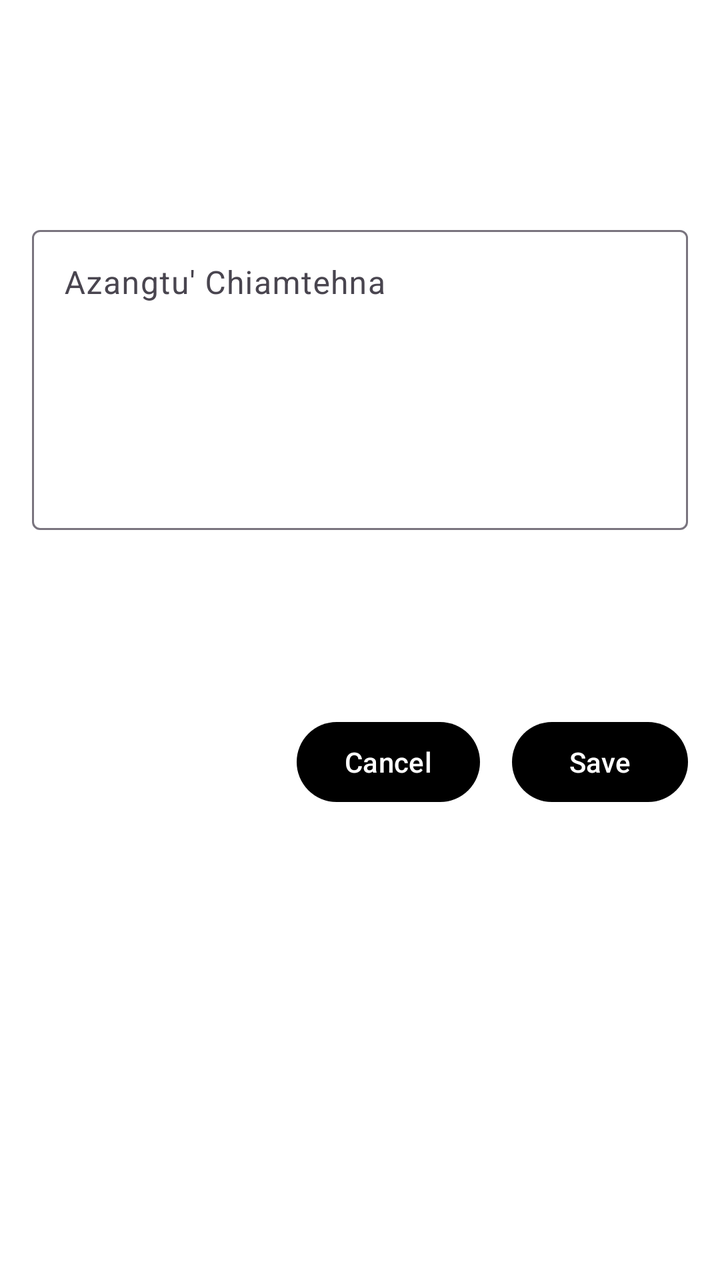
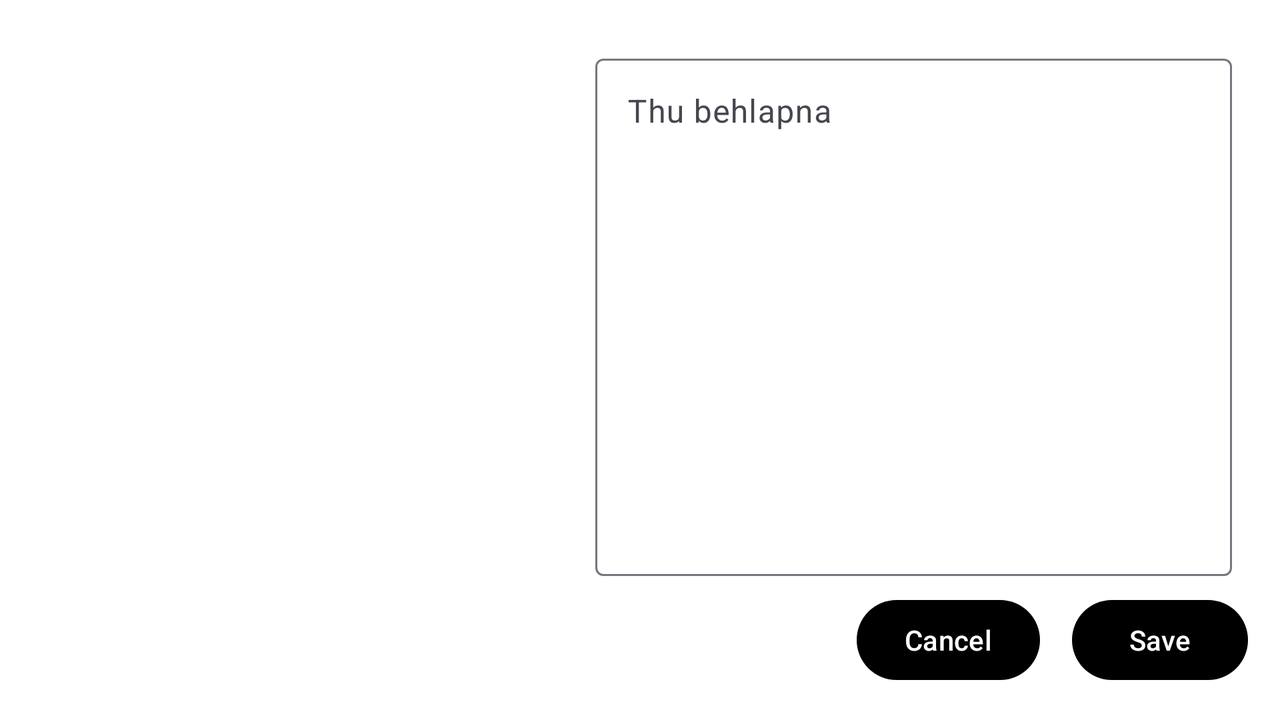

An Android layout and its configuration variant, each rendered on a device that would load it. The default file and the variant file are quoted in full after the pictures.
<!-- AndroidManifest.xml: application theme Theme.Laisiangthou -->
<!-- res/layout/activity_note_editor.xml -->
<?xml version="1.0" encoding="utf-8"?>
<androidx.core.widget.NestedScrollView
    xmlns:android="http://schemas.android.com/apk/res/android"
    xmlns:app="http://schemas.android.com/apk/res-auto"
    android:layout_width="match_parent"
    android:layout_height="match_parent"
    android:background="@color/bw"
    android:padding="16dp">

    <androidx.constraintlayout.widget.ConstraintLayout
        android:layout_width="match_parent"
        android:layout_height="wrap_content">

        
        <TextView
            android:id="@+id/textVersePreview"
            android:layout_width="0dp"
            android:layout_height="wrap_content"
            android:textStyle="bold"
            android:textSize="16sp"
            android:padding="16dp"
            android:layout_marginTop="24dp"
            app:layout_constraintTop_toTopOf="parent"
            app:layout_constraintStart_toStartOf="parent"
            app:layout_constraintEnd_toEndOf="parent"/>

        
        <com.google.android.material.textfield.TextInputLayout
            android:id="@+id/inputLayout"
            android:layout_width="0dp"
            android:layout_height="wrap_content"
            android:hint="Azangtu' Chiamtehna"
            app:boxBackgroundMode="outline"
            android:layout_marginTop="16dp"
            app:layout_constraintTop_toBottomOf="@id/textVersePreview"
            app:layout_constraintStart_toStartOf="parent"
            app:layout_constraintEnd_toEndOf="parent">

            <com.google.android.material.textfield.TextInputEditText
                android:id="@+id/editNote"
                android:layout_width="match_parent"
                android:layout_height="wrap_content"
                android:gravity="top"
                android:inputType="textMultiLine"
                android:minHeight="150dp"
                android:scrollbars="vertical"
                android:overScrollMode="always"/>

        </com.google.android.material.textfield.TextInputLayout>

        <androidx.recyclerview.widget.RecyclerView
            android:id="@+id/colorRecycler"
            android:layout_width="0dp"
            android:layout_height="60dp"
            android:layout_marginTop="16dp"
            android:overScrollMode="never"
            app:layout_constraintTop_toBottomOf="@id/inputLayout"
            app:layout_constraintStart_toStartOf="parent"
            app:layout_constraintBottom_toTopOf="@+id/buttonContainer"
            app:layout_constraintEnd_toEndOf="parent"/>

        
        <LinearLayout
            android:id="@+id/buttonContainer"
            android:layout_width="match_parent"
            android:layout_height="wrap_content"
            android:orientation="horizontal"
            android:layout_marginTop="16dp"
            android:gravity="end"
            app:layout_constraintTop_toBottomOf="@id/colorRecycler"
            app:layout_constraintStart_toStartOf="parent"
            app:layout_constraintEnd_toEndOf="parent"
            app:layout_constraintBottom_toBottomOf="parent">

            <com.google.android.material.button.MaterialButton
                android:id="@+id/btnCancel"
                android:text="@string/cancel"
                android:layout_width="wrap_content"
                android:layout_height="wrap_content"
                android:layout_marginEnd="8dp"/>

            <com.google.android.material.button.MaterialButton
                android:id="@+id/btnSave"
                android:text="@string/save"
                android:layout_width="wrap_content"
                android:layout_height="wrap_content"
                android:layout_marginStart="8dp"/>
        </LinearLayout>

    </androidx.constraintlayout.widget.ConstraintLayout>
</androidx.core.widget.NestedScrollView>
<!-- resources referenced by this layout -->
<resources>
  <color name="bw">#FFFFFFFF</color>
  <string name="cancel">Cancel</string>
  <string name="save">Save</string>
  <style name="Theme.Laisiangthou" parent="Base.Theme.Laisiangthou" />
  <style name="Base.Theme.Laisiangthou" parent="Theme.Material3.DayNight.NoActionBar">
          
          <item name="colorPrimary">@color/my_primary</item>
          <item name="colorAccent">@color/accent</item>
          <item name="colorOnPrimary">@color/bw</item>
          <item name="colorOnBackground">@color/status_bar</item>
  
  
          <item name="android:statusBarColor">@color/bw</item>
          <item name="android:windowLightStatusBar">true</item>
  
      </style>
  <color name="my_primary">#FF000000</color>
  <color name="accent">#008DA5</color>
  <color name="status_bar">#E6F5F5F5</color>
</resources>
<!-- res/layout-land/activity_note_editor.xml (the repository's variant of the layout above) -->
<!-- drawn on the phone turned sideways -->
<?xml version="1.0" encoding="utf-8"?>
<androidx.constraintlayout.widget.ConstraintLayout xmlns:android="http://schemas.android.com/apk/res/android"
    xmlns:app="http://schemas.android.com/apk/res-auto"
    android:layout_width="match_parent"
    android:layout_height="match_parent"
    xmlns:tool="http://schemas.android.com/tools"
    android:background="@color/bw"
    android:padding="16dp"
    tool:context=".NoteEditorActivity">

    
    <TextView
        android:id="@+id/textVersePreview"
        android:layout_width="0dp"
        android:layout_height="0dp"
        android:textStyle="bold"
        android:textSize="16sp"
        android:padding="8dp"
        android:scrollbars="vertical"
        android:overScrollMode="always"
        android:gravity="top"
        app:layout_constraintTop_toTopOf="parent"
        app:layout_constraintBottom_toTopOf="@id/buttonContainer"
        app:layout_constraintStart_toStartOf="parent"
        app:layout_constraintEnd_toStartOf="@id/inputLayout"
        app:layout_constraintWidth_percent="0.45"/>

    
    <com.google.android.material.textfield.TextInputLayout
        android:id="@+id/inputLayout"
        android:layout_width="0dp"
        android:layout_height="0dp"
        android:hint="Thu behlapna"
        app:boxBackgroundMode="outline"
        android:padding="8dp"
        app:layout_constraintTop_toTopOf="parent"
        app:layout_constraintBottom_toTopOf="@id/buttonContainer"
        app:layout_constraintStart_toEndOf="@id/textVersePreview"
        app:layout_constraintEnd_toEndOf="parent"
        app:layout_constraintWidth_percent="0.55">

        <com.google.android.material.textfield.TextInputEditText
            android:id="@+id/editNote"
            android:layout_width="match_parent"
            android:layout_height="match_parent"
            android:gravity="top"
            android:inputType="textMultiLine"
            android:scrollbars="vertical"
            android:overScrollMode="always"/>

    </com.google.android.material.textfield.TextInputLayout>

    <androidx.recyclerview.widget.RecyclerView
        android:id="@+id/colorRecycler"
        android:layout_width="0dp"
        android:layout_height="60dp"
        android:layout_marginTop="8dp"
        android:overScrollMode="never"
        app:layout_constraintWidth_percent="0.45"
        app:layout_constraintBottom_toTopOf="@id/buttonContainer"
        app:layout_constraintTop_toBottomOf="@+id/textVersePreview"
        app:layout_constraintStart_toStartOf="parent"
        app:layout_constraintEnd_toEndOf="parent"
        app:layout_constraintEnd_toStartOf="@id/inputLayout"/>

    
    <LinearLayout
        android:id="@+id/buttonContainer"
        android:layout_width="0dp"
        android:layout_height="wrap_content"
        android:orientation="horizontal"
        android:gravity="end"
        android:layout_marginTop="8dp"
        app:layout_constraintBottom_toBottomOf="parent"
        app:layout_constraintStart_toStartOf="parent"
        app:layout_constraintEnd_toEndOf="parent">

        <com.google.android.material.button.MaterialButton
            android:id="@+id/btnCancel"
            android:text="Cancel"
            android:layout_height="wrap_content"
            android:layout_width="wrap_content"
            android:layout_marginEnd="8dp"/>

        <com.google.android.material.button.MaterialButton
            android:id="@+id/btnSave"
            android:text="Save"
            android:layout_height="wrap_content"
            android:layout_width="wrap_content"
            android:layout_marginStart="8dp"/>

    </LinearLayout>

</androidx.constraintlayout.widget.ConstraintLayout>
<!-- resources referenced by the variant -->
<!-- as the phone turned sideways resolves them -->
<resources>
  <color name="bw">#FFFFFFFF</color>
  <style name="Theme.Laisiangthou" parent="Base.Theme.Laisiangthou" />
  <style name="Base.Theme.Laisiangthou" parent="Theme.Material3.DayNight.NoActionBar">
          
          <item name="colorPrimary">@color/my_primary</item>
          <item name="colorAccent">@color/accent</item>
          <item name="colorOnPrimary">@color/bw</item>
          <item name="colorOnBackground">@color/status_bar</item>
  
  
          <item name="android:statusBarColor">@color/bw</item>
          <item name="android:windowLightStatusBar">true</item>
  
      </style>
  <color name="my_primary">#FF000000</color>
  <color name="accent">#008DA5</color>
  <color name="status_bar">#E6F5F5F5</color>
</resources>
